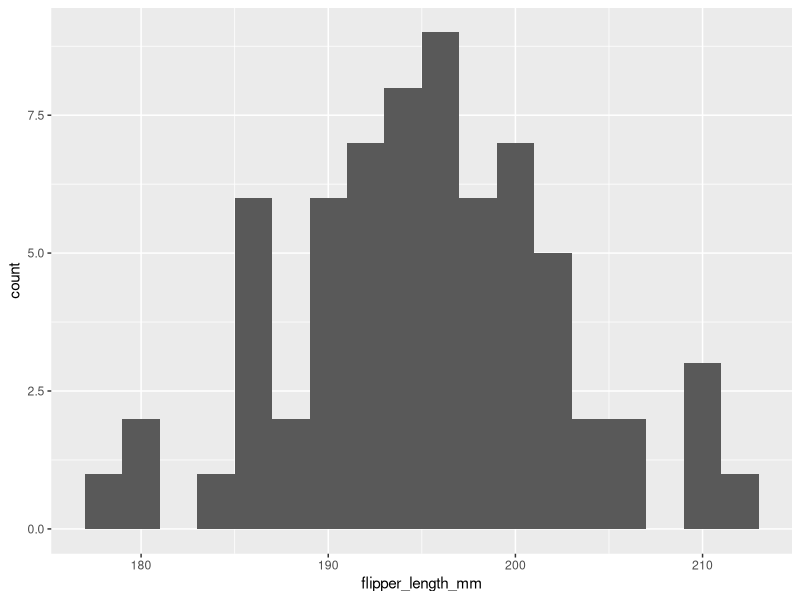
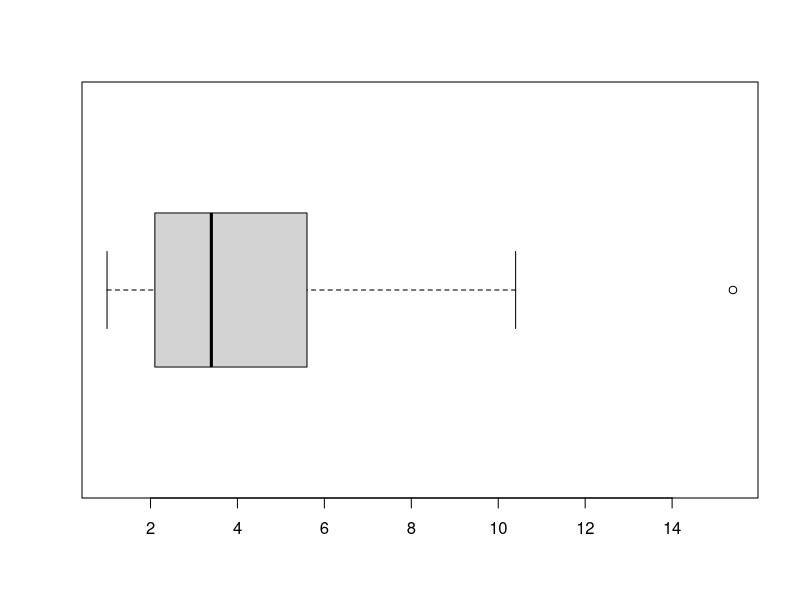

These figures' R source, in order:
## ---- chunk 1
library(tidyverse)
library(palmerpenguins)
## ---- chunk 2
penguins %>% 
  filter(species == "Chinstrap") %>% 
  ggplot(aes(x = flipper_length_mm)) +
  geom_histogram(bins = 18)
## ---- chunk 3
teddy_miles <- c(1.0, 1.2, 1.8, 2.1, 2.4, 2.9, 3.4, 4.7, 5.1, 5.6, 7.8, 10.4, 15.4)
teddy_miles

boxplot(teddy_miles, horizontal = TRUE)
